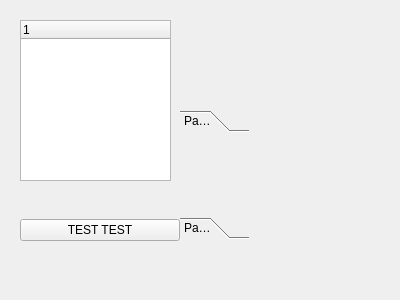
<?xml version="1.0" encoding="UTF-8"?>
<ui version="4.0">
 <class>Form</class>
 <widget class="QWidget" name="Form">
  <property name="geometry">
   <rect>
    <x>0</x>
    <y>0</y>
    <width>400</width>
    <height>300</height>
   </rect>
  </property>
  <property name="windowTitle">
   <string>Form</string>
  </property>
  <widget class="QWidget" name="gridLayoutWidget">
   <property name="geometry">
    <rect>
     <x>20</x>
     <y>190</y>
     <width>160</width>
     <height>80</height>
    </rect>
   </property>
   <layout class="QGridLayout" name="gridLayout">
    <item row="0" column="0">
     <widget class="QPushButton" name="pushButton">
      <property name="text">
       <string>TEST TEST</string>
      </property>
     </widget>
    </item>
   </layout>
  </widget>
  <widget class="QTreeWidget" name="treeWidget">
   <property name="geometry">
    <rect>
     <x>20</x>
     <y>20</y>
     <width>151</width>
     <height>161</height>
    </rect>
   </property>
   <column>
    <property name="text">
     <string notr="true">1</string>
    </property>
   </column>
  </widget>
  <widget class="QToolBox" name="toolBox">
   <property name="geometry">
    <rect>
     <x>180</x>
     <y>110</y>
     <width>69</width>
     <height>129</height>
    </rect>
   </property>
   <property name="currentIndex">
    <number>0</number>
   </property>
   <widget class="QWidget" name="page">
    <property name="geometry">
     <rect>
      <x>0</x>
      <y>0</y>
      <width>69</width>
      <height>69</height>
     </rect>
    </property>
    <attribute name="label">
     <string>Page 1</string>
    </attribute>
   </widget>
   <widget class="QWidget" name="page_2">
    <property name="geometry">
     <rect>
      <x>0</x>
      <y>0</y>
      <width>100</width>
      <height>30</height>
     </rect>
    </property>
    <attribute name="label">
     <string>Page 2</string>
    </attribute>
   </widget>
  </widget>
 </widget>
 <resources/>
 <connections/>
</ui>
